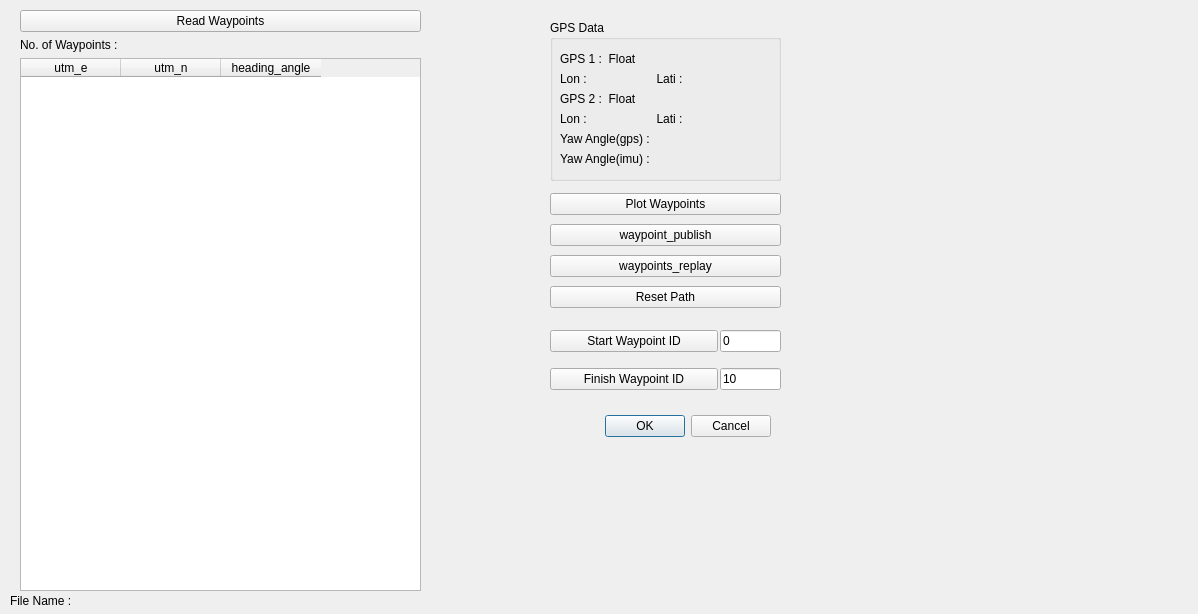
<?xml version="1.0" encoding="UTF-8"?>
<ui version="4.0">
 <class>Dialog</class>
 <widget class="QDialog" name="Dialog">
  <property name="geometry">
   <rect>
    <x>0</x>
    <y>0</y>
    <width>1198</width>
    <height>614</height>
   </rect>
  </property>
  <property name="windowTitle">
   <string>Test</string>
  </property>
  <widget class="QDialogButtonBox" name="buttonBox">
   <property name="geometry">
    <rect>
     <x>430</x>
     <y>410</y>
     <width>341</width>
     <height>32</height>
    </rect>
   </property>
   <property name="orientation">
    <enum>Qt::Horizontal</enum>
   </property>
   <property name="standardButtons">
    <set>QDialogButtonBox::Cancel|QDialogButtonBox::Ok</set>
   </property>
  </widget>
  <widget class="QWidget" name="verticalLayoutWidget">
   <property name="geometry">
    <rect>
     <x>20</x>
     <y>10</y>
     <width>401</width>
     <height>581</height>
    </rect>
   </property>
   <layout class="QVBoxLayout" name="verticalLayout">
    <item>
     <widget class="QPushButton" name="pushButton_Read_WPs">
      <property name="text">
       <string>Read Waypoints</string>
      </property>
     </widget>
    </item>
    <item>
     <widget class="QLabel" name="label_waypoint_no">
      <property name="layoutDirection">
       <enum>Qt::LeftToRight</enum>
      </property>
      <property name="text">
       <string>No. of Waypoints :</string>
      </property>
     </widget>
    </item>
    <item>
     <widget class="QTableWidget" name="waypoint_tableWidget">
      <column>
       <property name="text">
        <string>utm_e</string>
       </property>
      </column>
      <column>
       <property name="text">
        <string>utm_n</string>
       </property>
      </column>
      <column>
       <property name="text">
        <string>heading_angle</string>
       </property>
      </column>
     </widget>
    </item>
   </layout>
  </widget>
  <widget class="QGroupBox" name="groupBox">
   <property name="geometry">
    <rect>
     <x>550</x>
     <y>20</y>
     <width>231</width>
     <height>161</height>
    </rect>
   </property>
   <property name="title">
    <string>GPS Data  </string>
   </property>
   <widget class="QLabel" name="label_gps1">
    <property name="geometry">
     <rect>
      <x>10</x>
      <y>30</y>
      <width>181</width>
      <height>17</height>
     </rect>
    </property>
    <property name="text">
     <string>GPS 1 :  Float</string>
    </property>
   </widget>
   <widget class="QLabel" name="label_gps2">
    <property name="geometry">
     <rect>
      <x>10</x>
      <y>70</y>
      <width>181</width>
      <height>17</height>
     </rect>
    </property>
    <property name="text">
     <string>GPS 2 :  Float</string>
    </property>
   </widget>
   <widget class="QLabel" name="label_gps_data1">
    <property name="geometry">
     <rect>
      <x>10</x>
      <y>50</y>
      <width>211</width>
      <height>17</height>
     </rect>
    </property>
    <property name="text">
     <string>Lon :                     Lati :</string>
    </property>
   </widget>
   <widget class="QLabel" name="label_gps_data2">
    <property name="geometry">
     <rect>
      <x>10</x>
      <y>90</y>
      <width>211</width>
      <height>17</height>
     </rect>
    </property>
    <property name="text">
     <string>Lon :                     Lati :</string>
    </property>
   </widget>
   <widget class="QLabel" name="label_yaw_angle_2">
    <property name="geometry">
     <rect>
      <x>10</x>
      <y>130</y>
      <width>211</width>
      <height>17</height>
     </rect>
    </property>
    <property name="text">
     <string>Yaw Angle(imu) :</string>
    </property>
   </widget>
   <widget class="QLabel" name="label_yaw_angle_1">
    <property name="geometry">
     <rect>
      <x>10</x>
      <y>110</y>
      <width>211</width>
      <height>17</height>
     </rect>
    </property>
    <property name="text">
     <string>Yaw Angle(gps) :</string>
    </property>
   </widget>
  </widget>
  <widget class="QWidget" name="verticalLayoutWidget_2">
   <property name="geometry">
    <rect>
     <x>550</x>
     <y>320</y>
     <width>168</width>
     <height>81</height>
    </rect>
   </property>
   <layout class="QVBoxLayout" name="verticalLayout_2">
    <item>
     <widget class="QPushButton" name="pushButton_Start_WP">
      <property name="text">
       <string>Start Waypoint ID</string>
      </property>
     </widget>
    </item>
    <item>
     <widget class="QPushButton" name="pushButton_Finish_WP">
      <property name="text">
       <string>Finish Waypoint ID</string>
      </property>
     </widget>
    </item>
   </layout>
  </widget>
  <widget class="QWidget" name="verticalLayoutWidget_3">
   <property name="geometry">
    <rect>
     <x>720</x>
     <y>320</y>
     <width>61</width>
     <height>81</height>
    </rect>
   </property>
   <layout class="QVBoxLayout" name="verticalLayout_3">
    <item>
     <widget class="QLineEdit" name="lineEdit_Start_WP_ID">
      <property name="text">
       <string>0</string>
      </property>
     </widget>
    </item>
    <item>
     <widget class="QLineEdit" name="lineEdit_Finish_WP_ID">
      <property name="text">
       <string>10</string>
      </property>
     </widget>
    </item>
   </layout>
  </widget>
  <widget class="QWidget" name="verticalLayoutWidget_4">
   <property name="geometry">
    <rect>
     <x>550</x>
     <y>190</y>
     <width>231</width>
     <height>121</height>
    </rect>
   </property>
   <layout class="QVBoxLayout" name="verticalLayout_4">
    <item>
     <widget class="QPushButton" name="pushButton_Plot_WPs">
      <property name="text">
       <string>Plot Waypoints</string>
      </property>
     </widget>
    </item>
    <item>
     <widget class="QPushButton" name="pushButton_waypoint_publish">
      <property name="text">
       <string>waypoint_publish</string>
      </property>
     </widget>
    </item>
    <item>
     <widget class="QPushButton" name="pushButton_waypoints_replay">
      <property name="text">
       <string>waypoints_replay</string>
      </property>
     </widget>
    </item>
    <item>
     <widget class="QPushButton" name="pushButton_RESET_PATH">
      <property name="text">
       <string>Reset Path</string>
      </property>
     </widget>
    </item>
   </layout>
  </widget>
  <widget class="QLabel" name="label_file_name">
   <property name="geometry">
    <rect>
     <x>10</x>
     <y>590</y>
     <width>961</width>
     <height>21</height>
    </rect>
   </property>
   <property name="text">
    <string>File Name :</string>
   </property>
  </widget>
  <widget class="PlotWidget" name="graphWidget" native="true">
   <property name="geometry">
    <rect>
     <x>800</x>
     <y>30</y>
     <width>391</width>
     <height>451</height>
    </rect>
   </property>
  </widget>
 </widget>
 <customwidgets>
  <customwidget>
   <class>PlotWidget</class>
   <extends>QWidget</extends>
   <header location="global">pyqtgraph</header>
   <container>1</container>
  </customwidget>
 </customwidgets>
 <resources/>
 <connections>
  <connection>
   <sender>buttonBox</sender>
   <signal>accepted()</signal>
   <receiver>Dialog</receiver>
   <slot>accept()</slot>
   <hints>
    <hint type="sourcelabel">
     <x>248</x>
     <y>254</y>
    </hint>
    <hint type="destinationlabel">
     <x>157</x>
     <y>274</y>
    </hint>
   </hints>
  </connection>
  <connection>
   <sender>buttonBox</sender>
   <signal>rejected()</signal>
   <receiver>Dialog</receiver>
   <slot>reject()</slot>
   <hints>
    <hint type="sourcelabel">
     <x>316</x>
     <y>260</y>
    </hint>
    <hint type="destinationlabel">
     <x>286</x>
     <y>274</y>
    </hint>
   </hints>
  </connection>
 </connections>
</ui>
